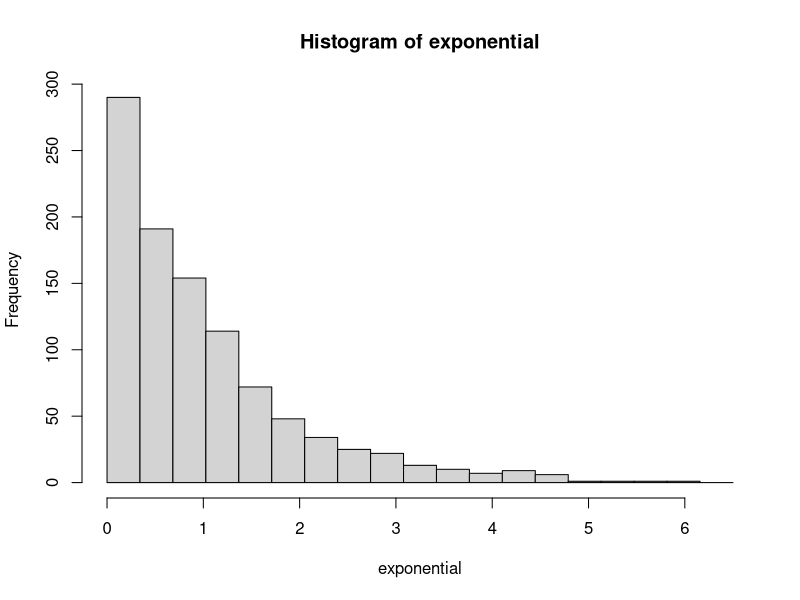
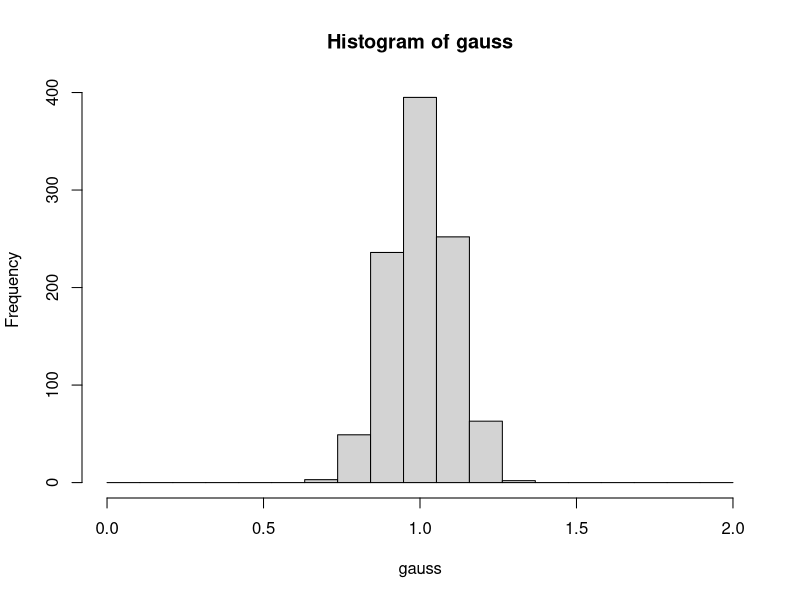
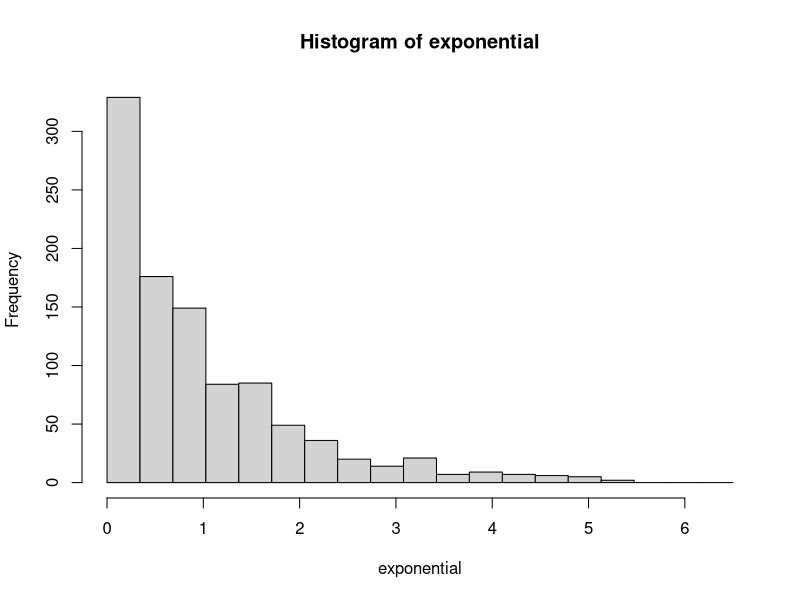
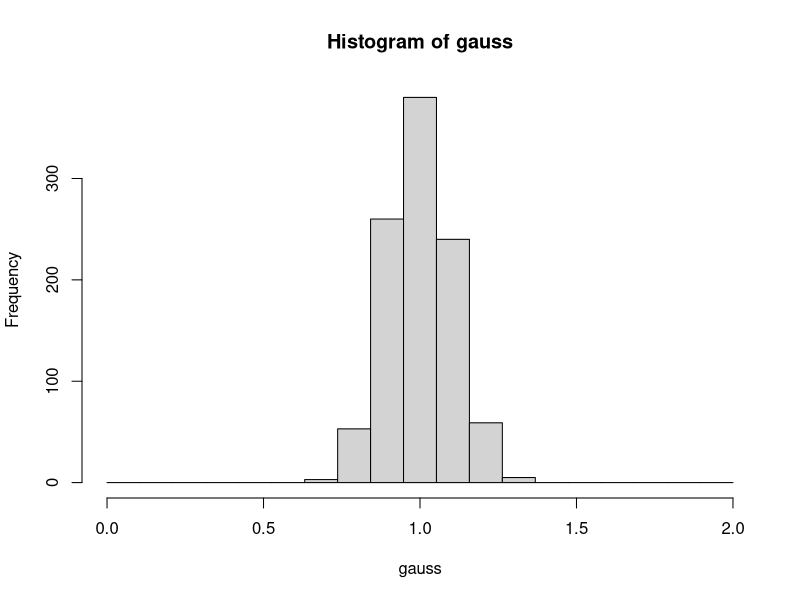
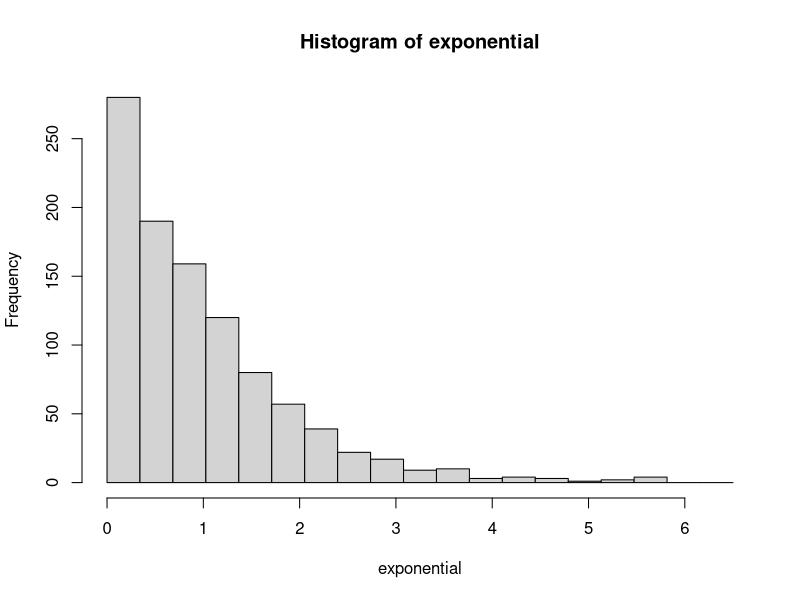
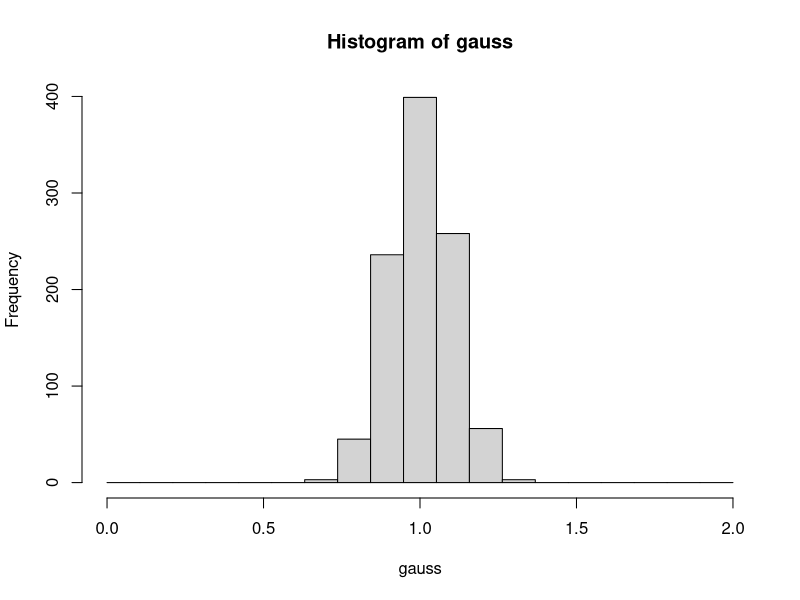
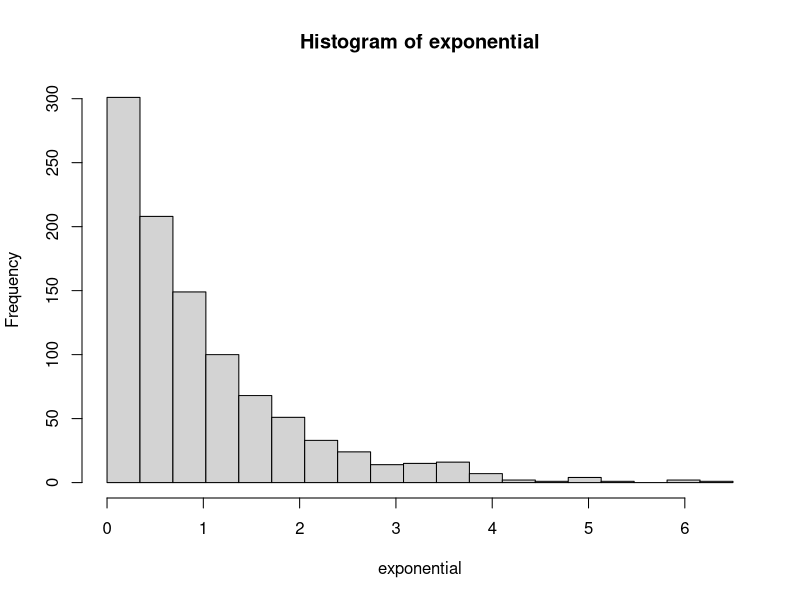
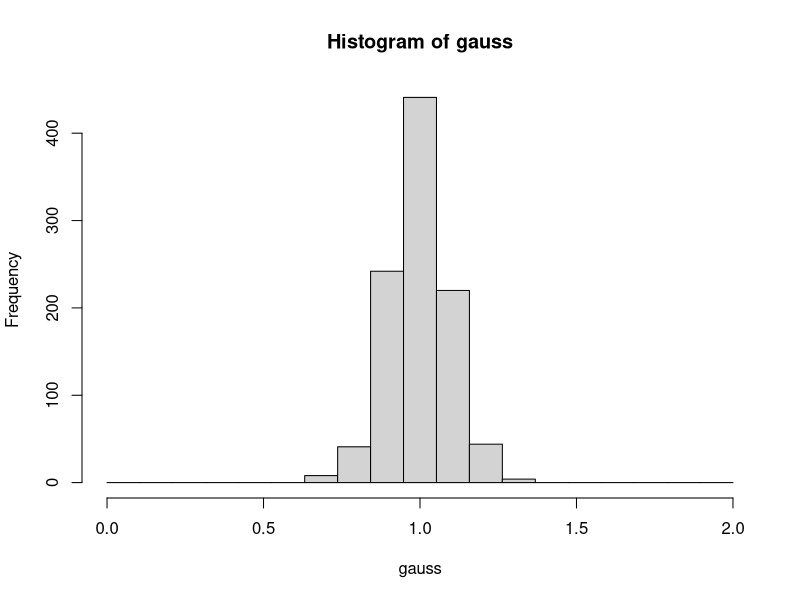

Reproduce these figures in R, in order. (Note: this script raises an error after producing the figures.)
library(ggplot2)
library(graphics)

set.seed(1338)
sampleSize = 1000
nSamples   = 1000


# Binary search for optimal tau

#ChiSqOptimize <- function(bins,counts, tauGuess, domainWidth, bmax, niter){
#    lo        <- tauGuess - domainWidth/2.
#    hi        <- tauGuess + domainWidth/2.
#
#    thisChisq <- 0.
#    for (i in 1:niter){
#        hiChisq   <- DecayChisq(bins,counts,hi,bmax)
#        loChisq   <- DecayChisq(bins,counts,lo,bmax)
#        thisChisq <- DecayChisq(bins,counts,(hi - lo)/2.,bmax)
#
#        if (thisChisq < hiChisq & thisChisq > loChisq){
#            hi <- (hi - lo)/2.
#        }
#        
#    }
#    
#}



# Decay ChiSq

DecayChiSq <- function(tau,bins,counts,bmax){
    dx        <- bins[2] - bins[1]
    residuals <- (counts - sampleSize * exp(-bins/tau) * dx/tau)
                  #(1./tau * (1. - exp(-bmax)) * exp(-bins/tau)) * dx)
    chisq     <- residuals^2 / (sampleSize * exp(-bins/tau) * dx/tau)
                                        #(nSamples * (1./tau * (1. - exp(-bmax)) * exp(-bins/tau)) * dx)
                                        #sd(residuals)^2
    #cat(sum(residuals), sum(counts))
    return((sum(chisq)))
}

# Evaluate the MLE for tau

DecayEstimator <- function(sample){
    return(mean(sample))
}


# Draw a sample from a normal distribution ensuring
# positive values

GaussSample <- function(bmax,n){
    sample <- c()
    for (i in 1:n){
        normsample = rnorm(1, mean=1, sd=0.1)
        if (normsample < 0 || normsample > bmax){
            i = i - 1
        } else {
            sample <- c(sample, normsample)
        }
    }
    return(sample)
}

# Draw a sample from an exponential distribution
# via inversion sampling.  Use truncated normalization.

ExpSample <- function(tau,bmax,n){
    sample <- c()
    norm   <- 1./tau * (1. - exp(-bmax))
    for (i in 1:as.integer(n)){
        unifsample <- runif(1)
        #expsample  <- -tau * log(1./norm * unifsample)
        expsample <- -log(1 - unifsample)*tau
        if (expsample > bmax || expsample < 0){
            i = i - 1
        } else {
            sample     <- c(sample,expsample)
        }
    }
    #print(mean(sample))
    return(sample)
}


expMaxRange   <- 6.5 # Exponential truncation
expDecay      <- 1.0 # Exponential decay constant
expBreaks     <- seq(0.,expMaxRange,length.out=20)
expSamples    <- matrix(,nrow=nSamples,ncol=(length(expBreaks)-1)) # Store the results
expBins       <- c()
decayMLE      <- c()
chisqExp      <- c()
optimTauExp   <- c()
optimChisqExp <- c()

normMaxRange <- 2.
normBreaks   <- seq(0., normMaxRange,length.out=20)
normSamples  <- matrix(,nrow=nSamples,ncol=(length(expBreaks) - 1))
normBins     <- c()
decayNormMLE <- c()
chisqNorm    <- c()


for (i in 1:nSamples){
    exponential   <- ExpSample(expDecay,expMaxRange, sampleSize)
    expNorm       <- 1./sampleSize * 1./expDecay #* (1 - exp(-expMaxRange))
    expHist       <- hist(exponential, breaks=expBreaks)
    expCounts     <- expHist$counts * expNorm / (expHist$mids[2] - expHist$mids[1])
    expBins       <- expHist$mids
    decayMLE      <- c(decayMLE, DecayEstimator(exponential))
    chisqExp      <- c(chisqExp, DecayChiSq(expDecay,expBins, expHist$counts, expMaxRange))

    #print(optim(1.5,DecayChiSq,upper=1.25, lower=0.75, method="SANN", expBins, expHist$counts, expMaxRange))
    
    optimExp      <- optim(1.0,DecayChiSq,method="Nelder-Mead",gr=NULL, expBins, expHist$counts, expMaxRange)
    optimTauExp   <- c(optimTauExp, optimExp$par)
    optimChisqExp <- c(optimChisqExp, optimExp$value)
    
    gauss         <- GaussSample(normMaxRange, sampleSize)
    gaussNorm     <- 1./(0.1 * (3.14159 * 2.)^0.5)
    normHist      <- hist(gauss,breaks=normBreaks)
    normBins      <- normHist$mids
    normCounts    <- normHist$counts / (sampleSize * (normHist$mids[2] - normHist$mids[1]))
    decayNormMLE  <- c(decayNormMLE, DecayEstimator(gauss))
    chisqNorm     <- c(chisqNorm, DecayChiSq(expDecay,normBins, normHist$counts, expMaxRange))
    
    for (j in 1:length(expBins)){
        expSamples[i,j] <- expCounts[j]
    }

    for (j in 1:length(normBins)){
        normSamples[i,j] <- normCounts[j]
    }
    
    if (i %% 10 == 0 || i == nSamples ){
        cat("Drew sample ", i,'\n')
    }
}


#print(chisqExp)
print(chisqNorm)
print(mean(chisqExp))
expMeanCounts  <- c()
expStdCounts   <- c()
normMeanCounts <- c()
normStdCounts  <- c()
for (i in 1:length(expBins)){
    expMeanCounts <- c(expMeanCounts, mean(expSamples[,i]))
    expStdCounts  <- c(expStdCounts, sd(expSamples[,i]))
}

for (i in 1:length(normBins)){
    normMeanCounts <- c(normMeanCounts, mean(normSamples[,i]))
    normStdCounts  <- c(normStdCounts, sd(normSamples[,i]))
}


print(sum(expMeanCounts))

dx               <- expBins[2] - expBins[1]
decayMLEDens     <- density(decayMLE)
decayMLEFn       <- approxfun(decayMLEDens$x, decayMLEDens$y, rule=2)
normDecayMLEDens <- density(decayNormMLE)
normDecayMLEFn   <- density(normDecayMLEDens$x, normDecayMLEDens$y, rule=2)
#chisqExp     <- DecayChiSq(decayMLE,expDecay)
#print(chisqExp)
chisqExpDens  <- density(chisqExp, bw=0.5)
chisqNormDens <- density(chisqNorm)
chisq18       <- dchisq(seq(0,150,length.out=150), 18)


optimTauExpDens   <- density(optimTauExp, bw=0.5)
optimChisqExpDens <- density(optimChisqExp, bw=0.5)
optimTauExpFn     <- approxfun(optimTauExpDens$x, optimTauExpDens$y, rule=2)
optimChisqExpFn   <- approxfun(optimChisqExpDens$x, optimChisqExpDens$y, rule=2)

pvalueFirst  <- integrate(decayMLEFn, decayMLE[1], expMaxRange)

cat(decayMLE[1], "\n")
print(pvalueFirst)

setEPS()
postscript("expsampleR.eps")
plot(expBins,expMeanCounts)
lines(expBins,   exp(-expBins/expDecay))
lines(expBins, expMeanCounts + 2.*expStdCounts,col='red')
lines(expBins, expMeanCounts - 2.*expStdCounts,col='red')


postscript("expoptimizedtau.eps")
plot(optimTauExpDens)

postscript("expoptimizedchisq.eps")
plot(optimChisqExpDens)


postscript("tauestimatorhist.eps")
#hist(decayMLE)
plot(density(decayMLE),main="",xlab="",ylab="")
lines(optimTauExpDens$x, optimTauExpDens$y, lty=2)
title(main="",xlab=expression(tau),ylab=expression(f(tau)), cex.main=1.4, cex.lab=1.4)


postscript("expchisq.eps")
#hist(chisqExp)
plot(chisqExpDens,ylim=c(0.,0.09))
#lines(chisqNormDens)
lines(optimChisqExpDens$x, optimChisqExpDens$y, lty=2)
lines(seq(0,150,length.out=150),chisq18, col='red')


postscript("normtauestimatorhist.eps")
plot(normDecayMLEFn,main="",xlab="",ylab="")
title(main="",xlab=expression(tau),ylab=expression(f(tau)), cex.main=1.4, cex.lab=1.4)


postscript("normsampleR.eps")
plot(normBins,normMeanCounts)
lines(normBins,   exp(-normBins/expDecay))
lines(normBins, normMeanCounts + 2.*normStdCounts,col='red')
lines(normBins, normMeanCounts - 2.*normStdCounts,col='red')


postscript("normchisq.eps")
plot(chisqNormDens)
